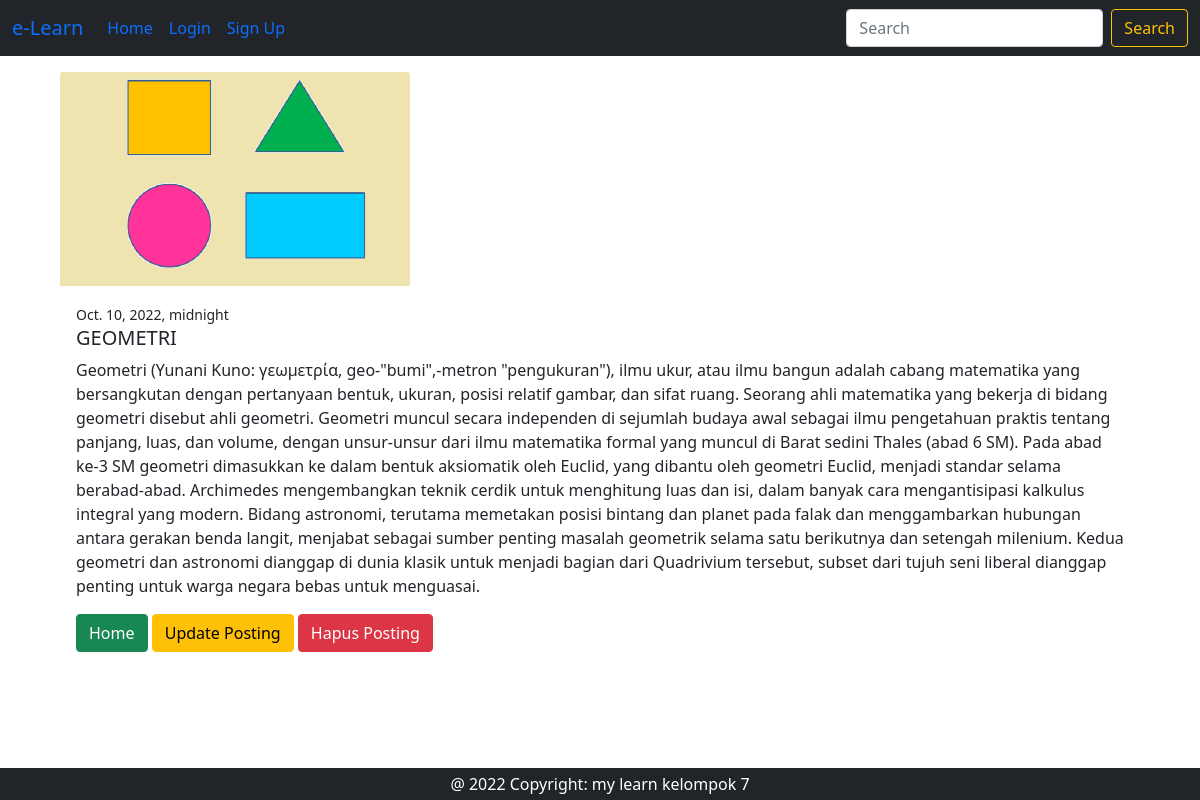
Screenshot of /detail/10 with the database file from the repository.
### posting/models.py (models this page shows, shortened)
class Posting(models.Model):
    judul = models.CharField(max_length=200)
    konten = models.TextField()
    image = models.ImageField(null=True, blank=True, upload_to='images')
    date = models.DateTimeField()

### posting/views.py (the view)
# urls.py: path('detail/<int:pk>', views.DetailPosting.as_view(), name='detail'),
class DetailPosting(generic.DetailView):
    model = Posting
    template_name = 'posting/detail.html'

### templates/posting/detail.html (shortened to what this page needs)
{% extends 'base.html' %}
{% block content %}
<div class="container mt-3 mb-5 justify-content-center" style="width: 69rem;">
    <img src="{{ posting.image.url }}"  style="width:350px" class="card-img-top" alt="my image">
    <div class="card-body">
        <small>{{ posting.date }}</small>
      <h5 class="card-title">{{ posting.judul }}</h5>
      <p class="card-text">{{ posting.konten }}</p>
      <a href="{% url 'index' %}" class="btn btn-success">Home</a>
      <a href="{% url 'update' object.pk %}" class="btn btn-warning">Update Posting</a>
      <a href="{% url 'delete' object.pk %}" class="btn btn-danger">Hapus Posting</a>
    </div>
  </div>
{% endblock %}

### rows the page displays
Posting: image (picture), date "Oct. 10, 2022, midnight", judul "GEOMETRI", konten "Geometri (Yunani Kuno: γεωμετρία, geo-\"bumi\",-metron \"pengukuran\"), ilmu ukur, atau ilmu bangun adalah cabang matematika yang bersangkutan dengan pertanyaan bentuk, ukuran, posisi relatif gambar, dan sifat ruang. Seorang ahli matematika yang bekerja di bidang geometri disebut ahli geometri. Geometri muncul secara independen di sejumlah budaya awal sebagai ilmu pengetahuan praktis tentang panjang, luas, dan volume, dengan unsur-unsur dari ilmu matematika formal yang muncul di Barat sedini Thales (abad 6 SM). Pada abad ke-3 SM geometri dimasukkan ke dalam bentuk aksiomatik oleh Euclid, yang dibantu oleh geometri Euclid, menjadi standar selama berabad-abad. Archimedes mengembangkan teknik…"
